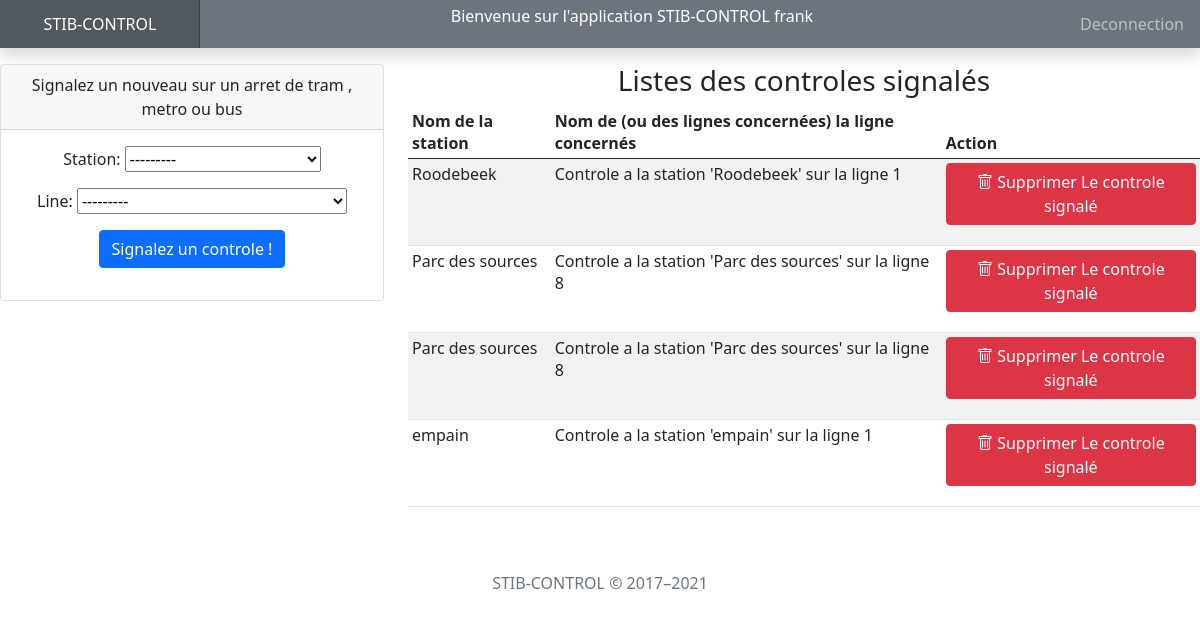
The page /app/ (signed in) on the database its author committed.
### stibapp/models.py (models this page shows)
class Control(models.Model):
    station = models.ForeignKey(Station, on_delete=models.CASCADE)
    line = models.ForeignKey(Line, on_delete=models.CASCADE)
    def __str__(self):
        number, station_name = self.line.number, self.station.station_name
        return "Controle a la station '" + station_name + "' sur la ligne " + str(number)

class Station(models.Model):
    station_name = models.fields.CharField(max_length=50)
    locality = models.fields.CharField(max_length=50)
    def __str__(self):
        return self.station_name

class Line(models.Model):
    class Category(models.TextChoices):
        TRAM = 'TRAM'
        BUS = 'BUS'
        METRO = 'METRO'
    direction = models.fields.CharField(max_length=50)
    number = models.fields.PositiveIntegerField()
    category = models.fields.CharField(choices=Category.choices, max_length=5)
    def __str__(self):
        return 'Ligne ' + str(self.number) + ' Direction: ' + self.direction

### stibapp/views.py (the view)
# urls.py: path('app/', views.app, name="app"),
def app(request):
    controls = Control.objects.all()
    cform = ControlForm()
    params = {'controls': controls, 'cform': cform,
              'pseudo': request.session['pseudo']}
    if request.method == 'POST':
        ControlForm(request.POST).save()
        return render(request, 'stibapp/application.html', params)
    else:
        return render(request, 'stibapp/application.html', params)

### stibapp/forms.py
class ControlForm(forms.ModelForm):
    class Meta:
        model = Control
        fields = '__all__'
        labels = {
            'Station': _('Entrer la station est effectué le controle '),
            'Line': _('Choisissez la ligne concernée par le controle  ')
        }

### stibapp/templates/stibapp/application.html (shortened to what this page needs)
{% extends 'stibapp/base.html' %} {% block content %}
<header class="navbar navbar-dark bg-secondary flex-md-nowrap p-0 shadow mb-3">
    <a class="navbar-brand col-md-3 col-lg-2 me-0 px-3" href="{% url 'home' %}">  STIB-CONTROL </a>
    <p class="text-white">Bienvenue sur l'application STIB-CONTROL {{pseudo}}</p>
    <div class="navbar-nav">
        <div class="nav-item text-nowrap">
            <a class="nav-link px-3" href="{% url 'home' %}">Deconnection</a>
        </div>
    </div>
</header>
<div class="row">
    <div class='col md-4'>
        <div class="card ">
            <div class="card-header">
                Signalez un nouveau sur un arret de tram , metro ou bus
            </div>
            <div class="card-body">
                <form action="" method="post">
                    {% csrf_token %} {{ cform.as_p }}
                    <button type="submit" class="btn btn-primary">Signalez un controle !</button>
                </form>
            </div>
        </div>
    </div>
    <div class="col-md-8">
        <h3>Listes des controles signalés</h3>
        <div class="table-responsive">
        <table class="table table-striped table-sm">
            <thead>
            <tr>
                <th>Nom de la station  </th>
                <th>Nom de (ou des lignes concernées) la ligne concernés </th>
                <th>Action</th>
            </tr>
            </thead>
            <tbody>
                {% for control in controls %}
                <tr>
                    <td>{{control.station}}</td>
                    <td>{{control}}</td>
                    <td>
                        <form action="{% url 'delete-control' control.id %}" method="post">
                            <button type="submit" class="btn btn-danger"> <i class="bi bi-trash" ></i> Supprimer Le controle signalé</button>
                        </form>
                    </td>
                </tr>
                {% endfor %}
            </tbody>
        </table>
        </div>
    </div>
</div>
{% endblock %}

### stibapp/templates/stibapp/application.html (style rules this page uses)
.navbar-brand { padding-top: .75rem; padding-bottom: .75rem; font-size: 1rem; background-color: rgba(0, 0, 0, .25); box-shadow: inset -1px 0 0 rgba(0, 0, 0, .25); }

### rows shown on the page
Control: station "Roodebeek", line+station "Controle a la station 'Roodebeek' sur la ligne 1"
Control: station "Parc des sources", line+station "Controle a la station 'Parc des sources' sur la ligne 8"
Control: station "Parc des sources", line+station "Controle a la station 'Parc des sources' sur la ligne 8"
Control: station "empain", line+station "Controle a la station 'empain' sur la ligne 1"

### other values the page prints
{{ pseudo }} "frank"
